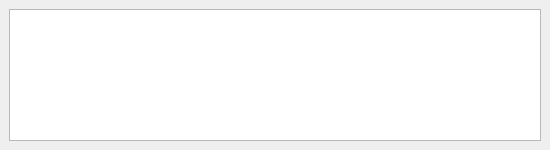
<?xml version="1.0" encoding="UTF-8"?>
<ui version="4.0">
 <class>SolutionListerDockWidget</class>
 <widget class="QDockWidget" name="SolutionListerDockWidget">
  <property name="geometry">
   <rect>
    <x>0</x>
    <y>0</y>
    <width>550</width>
    <height>150</height>
   </rect>
  </property>
  <property name="minimumSize">
   <size>
    <width>91</width>
    <height>150</height>
   </size>
  </property>
  <property name="windowTitle">
   <string>Solution(s)</string>
  </property>
  <widget class="QWidget" name="dockWidgetContents">
   <layout class="QGridLayout" name="gridLayout_3">
    <item row="0" column="0">
     <widget class="QListWidget" name="listSolutionsWidget"/>
    </item>
   </layout>
  </widget>
 </widget>
 <resources/>
 <connections/>
</ui>
